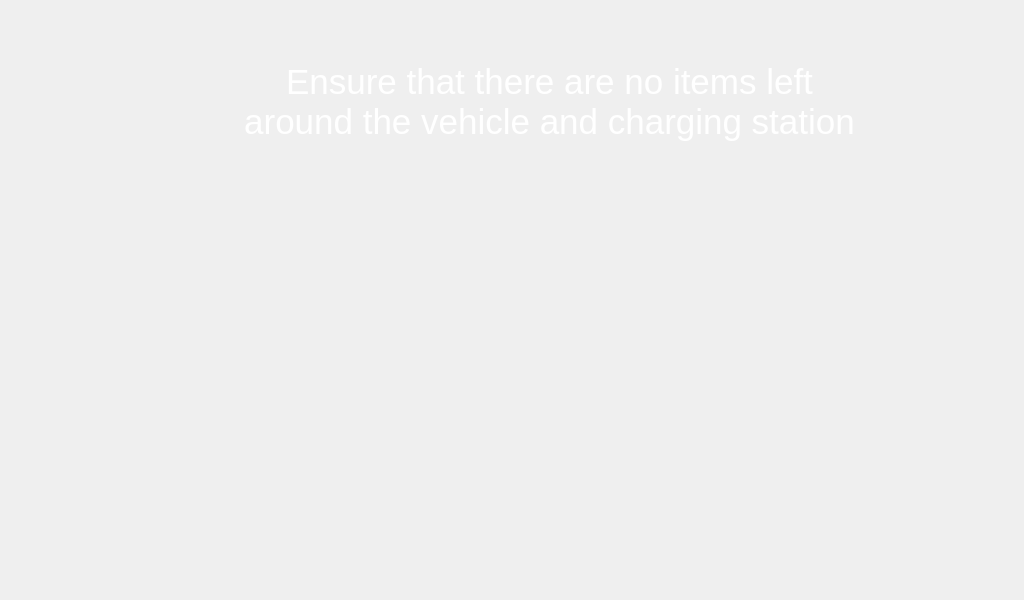
<?xml version="1.0" encoding="UTF-8"?>
<ui version="4.0">
 <class>Form</class>
 <widget class="QWidget" name="Form">
  <property name="geometry">
   <rect>
    <x>0</x>
    <y>0</y>
    <width>1024</width>
    <height>600</height>
   </rect>
  </property>
  <property name="windowTitle">
   <string>Form</string>
  </property>
  <widget class="QLabel" name="label">
   <property name="geometry">
    <rect>
     <x>0</x>
     <y>0</y>
     <width>1024</width>
     <height>600</height>
    </rect>
   </property>
   <property name="text">
    <string/>
   </property>
   <property name="pixmap">
    <pixmap>image/bg_index1.png</pixmap>
   </property>
  </widget>
  <widget class="QLabel" name="label_2">
   <property name="geometry">
    <rect>
     <x>200</x>
     <y>56</y>
     <width>699</width>
     <height>92</height>
    </rect>
   </property>
   <property name="font">
    <font>
     <family>Arial</family>
     <pointsize>26</pointsize>
    </font>
   </property>
   <property name="styleSheet">
    <string notr="true">QLabel {
        color: white;                /* 文字顏色 */
        font-size: 26pt;             /* 字體大小 */
        font-family: &quot;Arial&quot;;
    }
  </string>
   </property>
   <property name="text">
    <string>Ensure that there are no items left
around the vehicle and charging station</string>
   </property>
   <property name="alignment">
    <set>Qt::AlignCenter</set>
   </property>
  </widget>
  <widget class="QLabel" name="label_3">
   <property name="geometry">
    <rect>
     <x>330</x>
     <y>150</y>
     <width>371</width>
     <height>381</height>
    </rect>
   </property>
   <property name="text">
    <string/>
   </property>
   <property name="pixmap">
    <pixmap>image/thankyou.png</pixmap>
   </property>
   <property name="scaledContents">
    <bool>false</bool>
   </property>
   <property name="alignment">
    <set>Qt::AlignCenter</set>
   </property>
  </widget>
 </widget>
 <resources/>
 <connections/>
</ui>
